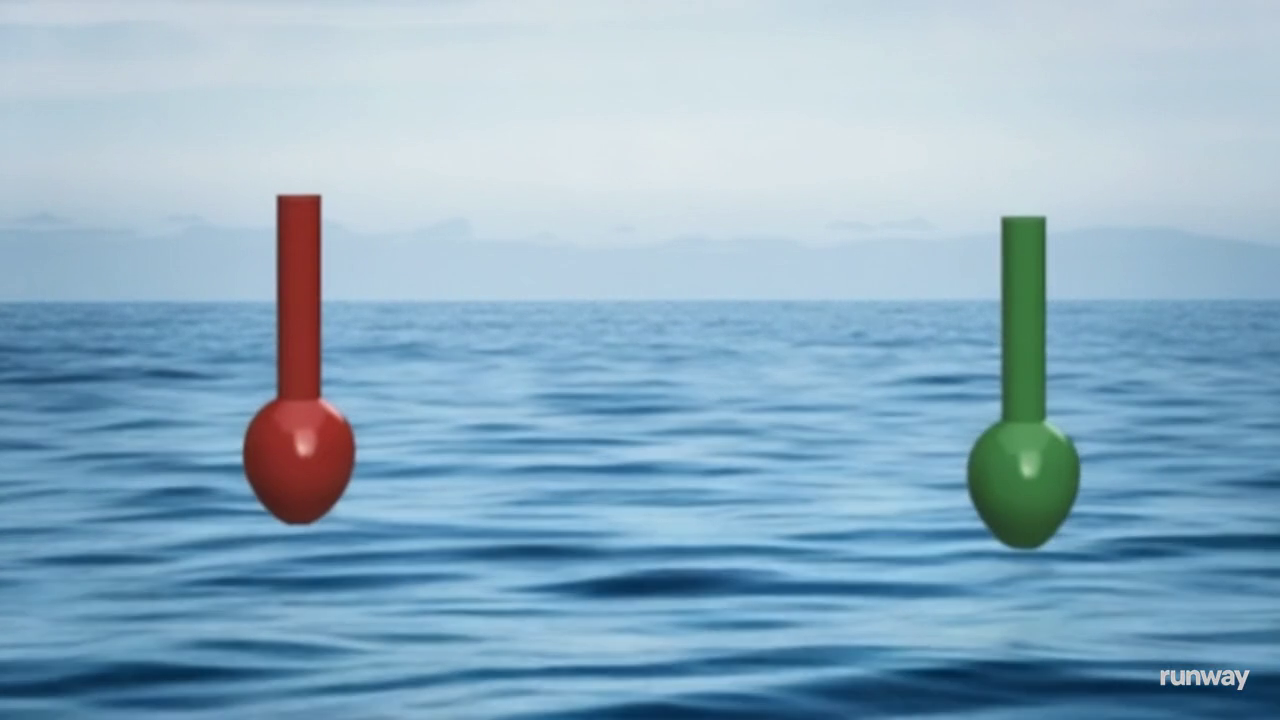
#> input picture frame 12 of src/Videos/Bouygs in the sea.mp4, 1280 x 720 px, given in place of path 2.mp4, which was not available
$ python main.py
#> lines starting #> are read from the running program, lines starting #| are printed output that depends on the picture; after the words box and inside, x2 and y2 are one past the last pixel; in counts of white or black regions, pixels touching at a corner belong together; pictures that were not available may be replaced by others from this repository, and a replacement may not be noted
### src/vision.py
import cv2 as cv
import numpy as np

class visionNav:
    def __init__(self, video=None):

        #inputs
        self.video = video
        self.image = None

        self.hsv_color = None
        self.mask_r = None
        self.mask_g = None

        self.middle_x = None
        self.height = None
        self.width = None
        self.distance = None

    def text_size(self, width ,direction):
        font = cv.FONT_HERSHEY_SIMPLEX
        scale = 1.8
        thickness = 4
        text_size = cv.getTextSize(direction, font, scale, thickness)[0]
        cv.putText(self.image, direction, ((width - text_size[0])//2, 50), font, scale, (0, 0, 0), thickness, cv.LINE_AA)

    def generate_masks(self):
        if self.image is not None:

            image_bilateral = cv.bilateralFilter(self.image, 25, 400, 400)
            self.hsv_color = cv.cvtColor(image_bilateral, cv.COLOR_BGR2HSV)

            red = {
                "lower1": np.array([0, 40, 40]),
                "upper1": np.array([10, 255, 255]),
                "lower2": np.array([170, 0, 20]),
                "upper2": np.array([180, 255, 255])
            }
            green = {
                "lower": np.array([30, 40, 0]),
                "upper": np.array([90, 255, 255])
            }

            # green mask
            self.mask_g = cv.inRange(self.hsv_color, green["lower"], green["upper"])

            # red mask
            mask_r1 = cv.inRange(self.hsv_color, red["lower1"], red["upper1"])
            mask_r2 = cv.inRange(self.hsv_color, red["lower2"], red["upper2"])
            self.mask_r = mask_r1 | mask_r2

            # Morphological operations
            self.mask_g = self.morphops(self.mask_g)
            self.mask_r = self.morphops(self.mask_r)
        else:
            print("No image loaded.")

    def morphops(self, mask):
        kernel = np.ones((5,5), np.uint8)
        mask = cv.morphologyEx(mask, cv.MORPH_OPEN,kernel)
        mask = cv.erode(mask, kernel, iterations=4)
        return mask

    def detect(self, mask, min_area, color, description):
        contours, _ = cv.findContours(mask, cv.RETR_EXTERNAL, cv.CHAIN_APPROX_SIMPLE)
        biggest_contour = max(contours, key=cv.contourArea) if contours else None
        x,y,w,h= cv.boundingRect(biggest_contour)
        position = x + w // 2
        box = cv.rectangle(self.image, (x,y), (x+w, y+h), color, 5)
        cv.putText(self.image, f"{description} BUOY", (x, y - 10), cv.FONT_HERSHEY_SIMPLEX, 0.5, color, 2)
        return (True, position, x, y, w, h)

    def line_style(self, centerp, p1, p2, color, thickness, description):
        cv.line(self.image, p1, p2, color, thickness)
        cv.circle(self.image, centerp, 5, color, thickness)
        self.text_size(self.width,description)

    def distance_between(self, x_green, x_red, y_green, y_red, green_w, green_h, red_w, red_h):
        green_point = ((x_green + (green_w // 2)), (y_green + (green_h // 2)))
        green_missing = (0,(y_red + (red_h // 2)))
        red_point = ((x_red + (red_w // 2)), (y_red + (red_h // 2)))
        red_missing = (self.width, (y_green + (green_h // 2)))
        distance = x_green - x_red
        self.middle_x = abs((x_green - x_red) // 2)
        center_line = (((x_green + (green_w // 2)) + (x_red + (red_w // 2))) // 2, ((y_green + (green_h // 2)) + (y_red + (red_h // 2))) // 2)

        if distance < 0:

            if x_green == 0 and y_green == 0:
                self.line_style(green_missing,green_missing,red_point,(0, 255, 0),3,"Turn Starboard!")

            else:
                # Create points correctly with brackets
                point1 = np.array([((x_green + (green_w // 2)) + (x_red + (red_w // 2))) // 2, self.height // 2])
                point2 = np.array([self.width // 2, self.height // 2])
                self.distance = cv.norm(point1, point2)
                if (((x_green + (green_w // 2)) + (x_red + (red_w // 2))) // 2) > self.width // 2:
                    self.line_style(center_line,green_point, red_point, (0, 255, 255), 3, f"Keep Route! Move right: {int(self.distance)}")
                elif (((x_green + (green_w // 2)) + (x_red + (red_w // 2))) // 2) < self.width // 2:
                    self.line_style(center_line,green_point, red_point, (0, 255, 255), 3, f"Keep Route! Move left: {int(self.distance)}")
                #line between buoys and center of the frame
                cv.line(self.image, center_line,(((x_green + (green_w // 2)) + (x_red + (red_w // 2))) // 2, self.height // 2), (0, 255, 255),2)
                cv.line(self.image,(((x_green + (green_w // 2)) + (x_red + (red_w // 2))) // 2, self.height // 2),(self.width // 2, self.height // 2), (0, 255, 255),2)
        else:
            if x_red == 0 and y_red == 0:
                self.line_style(red_missing,green_point,red_missing,(0, 0, 255),3,"Turn Port!")
            else:
                self.line_style(center_line,green_point, red_point, (0, 0, 255), 3, f"Turn Around!")

    def detect_buoys(self, min_area = 1000):

        green_detected, green_position, green_x, green_y, green_w, green_h = self.detect(self.mask_g, min_area, (0, 255, 0),"GREEN") if self.detect(self.mask_g, min_area, (0, 255, 0), "GREEN") else (False, None)
        red_detected, red_position, red_x, red_y, red_w, red_h = self.detect(self.mask_r, min_area, (0, 0, 255),"RED") if self.detect(self.mask_r, min_area, (0, 0, 255), "RED") else (False, None)

        height, width, _ = self.image.shape
        self.height = height
        self.width = width

        self.distance_between(green_x, red_x, green_y, red_y,green_w, green_h, red_w, red_h)

        middle_frame = width // 2
        distance = middle_frame - self.middle_x

    def run_on_video(self, output_path):
        width = int(self.video.get(cv.CAP_PROP_FRAME_WIDTH))
        height = int(self.video.get(cv.CAP_PROP_FRAME_HEIGHT))
        fps = self.video.get(cv.CAP_PROP_FPS)

        fourcc = cv.VideoWriter_fourcc(*'mp4v')
        out = cv.VideoWriter(output_path, fourcc, fps, (width, height))

        try:
            while self.video.isOpened():
                ret, frame = self.video.read()
#> frame is the input picture: shape (720, 1280, 3); mean B, G, R 195.4, 174.1, 140.5
                if not ret:
                    break
                self.image = frame
                self.generate_masks()
#> in generate_masks, `self.mask_g = cv.inRange(self.hsv_color, green["lower"], green["upper"])`:
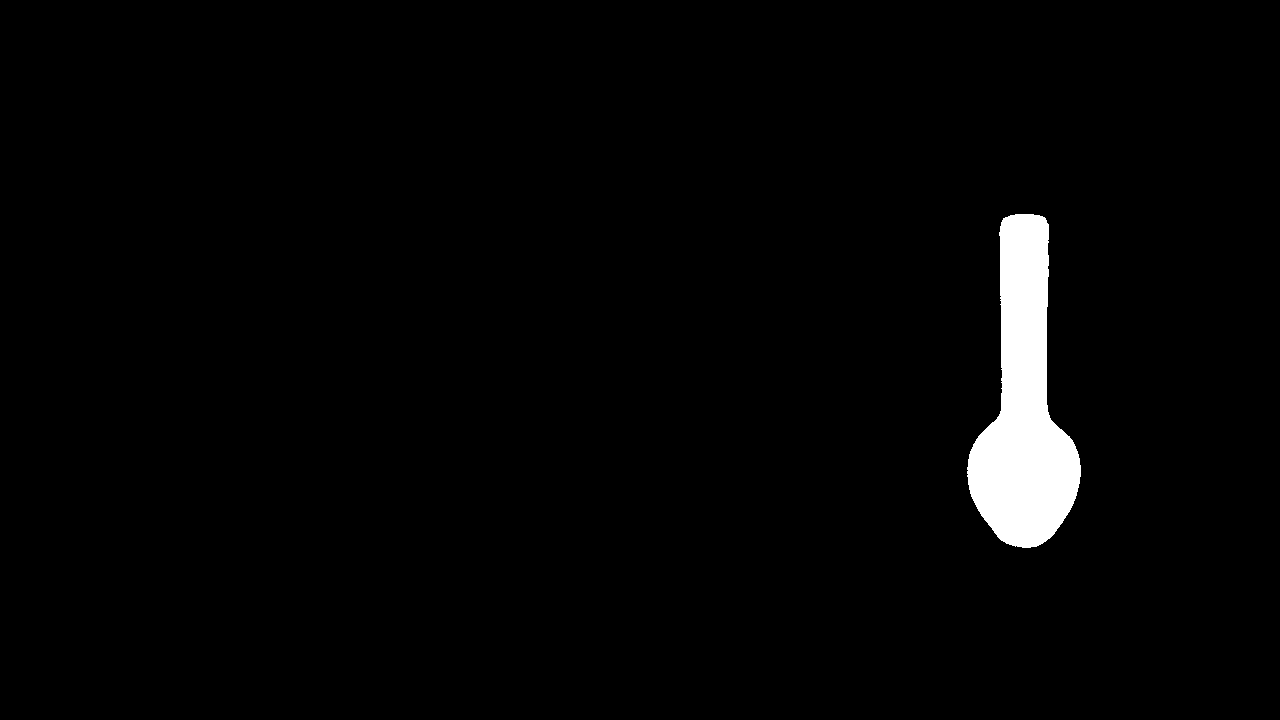
#> self.mask_g: shape (720, 1280); 2.3% white; 1 white region, box (x1, y1, x2, y2) and area: (967, 214, 1081, 548) 21096
                self.detect_buoys()
#> in detect, `contours, _ = cv.findContours(mask, cv.RETR_EXTERNAL, cv.CHAIN_APPROX_..`: contours = 1 contour; box (x1, y1, x2, y2) and area: (976, 222, 1072, 539) 13766
#> in detect, `biggest_contour = max(contours, key=cv.contourArea) if contours else N..`: biggest_contour = contour of 182 points, box (x1, y1, x2, y2) (976, 222, 1072, 539), area 13766
#> in detect, `x,y,w,h= cv.boundingRect(biggest_contour)`: x = 976; y = 222; w = 96; h = 317
#> in detect, `position = x + w // 2`: position = 1024
#> in detect, `cv.putText(self.image, f"{description} BUOY", (x, y - 10), cv.FONT_HER..`:
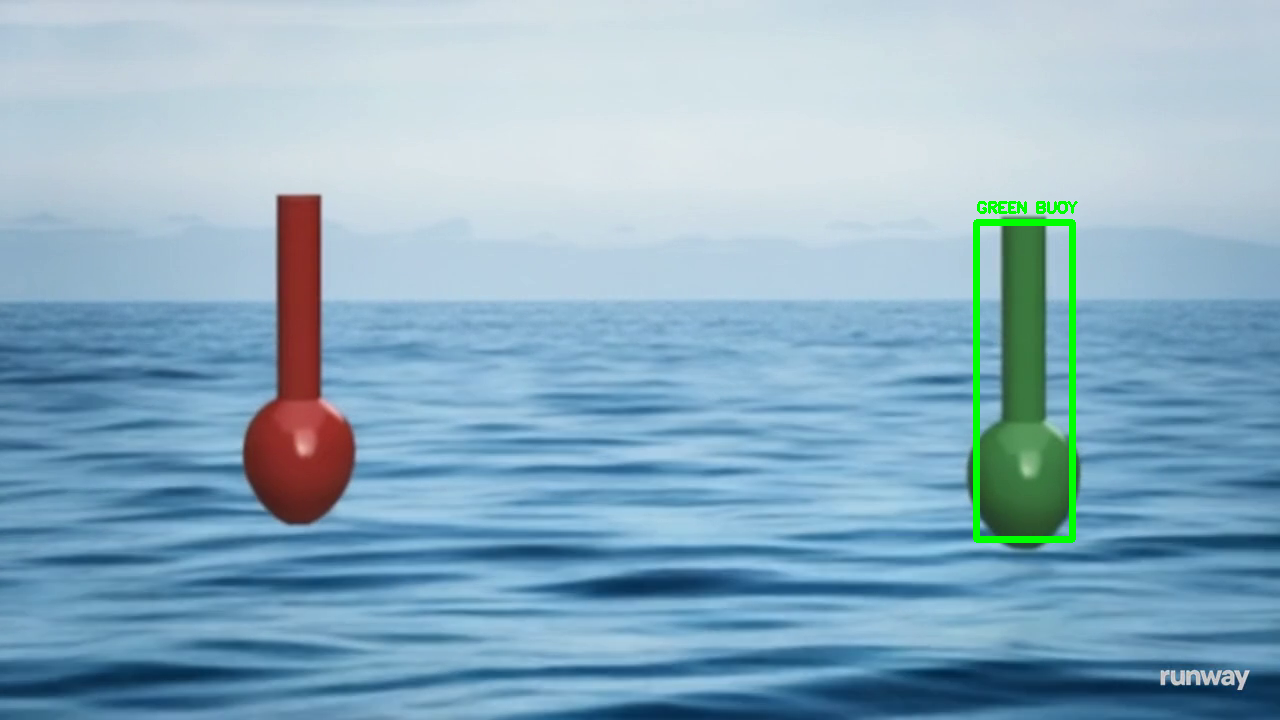
#> self.image: shape (720, 1280, 3); mean B, G, R 194.2, 174.7, 139.7
#> in detect_buoys, `green_detected, green_position, green_x, green_y, green_w, green_h = s..`: green_detected = True; green_position = 1024; green_x = 976; green_y = 222; green_w = 96; green_h = 317
#> call 3 of detect, with min_area = 1000, color = (0, 0, 255), description = 'RED'
#> in detect (call 3), `contours, _ = cv.findContours(mask, cv.RETR_EXTERNAL, cv.CHAIN_APPROX_..`: contours = 1 contour; box (x1, y1, x2, y2) and area: (253, 200, 345, 512) 12086
#> in detect (call 3), `biggest_contour = max(contours, key=cv.contourArea) if contours else N..`: biggest_contour = contour of 176 points, box (x1, y1, x2, y2) (253, 200, 345, 512), area 12086
#> in detect (call 3), `x,y,w,h= cv.boundingRect(biggest_contour)`: x = 253; y = 200; w = 92; h = 312
#> in detect (call 3), `position = x + w // 2`: position = 299
#> in detect (call 3), `box = cv.rectangle(self.image, (x,y), (x+w, y+h), color, 5)`:
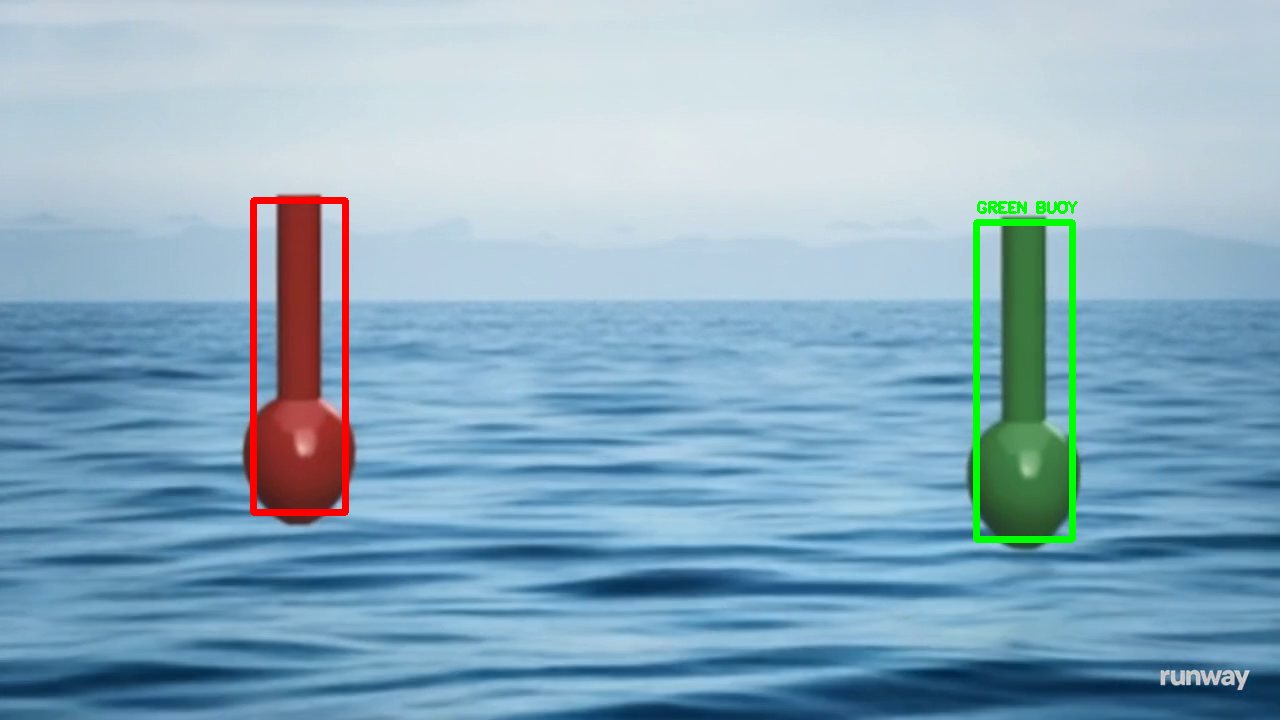
#> box: shape (720, 1280, 3); 0.61% of pixels changed, all inside (x1, y1, x2, y2) = (250, 197, 349, 516)
#> in detect_buoys, `red_detected, red_position, red_x, red_y, red_w, red_h = self.detect(s..`: red_detected = True; red_position = 299; red_x = 253; red_y = 200; red_w = 92; red_h = 312
#> in distance_between, `green_point = ((x_green + (green_w // 2)), (y_green + (green_h // 2)))`: green_point = (1024, 380)
#> in distance_between, `green_missing = (0,(y_red + (red_h // 2)))`: green_missing = (0, 356)
#> in distance_between, `red_point = ((x_red + (red_w // 2)), (y_red + (red_h // 2)))`: red_point = (299, 356)
#> in distance_between, `red_missing = (self.width, (y_green + (green_h // 2)))`: red_missing = (1280, 380)
#> in distance_between, `distance = x_green - x_red`: distance = 723
#> in distance_between, `self.middle_x = abs((x_green - x_red) // 2)`: self.middle_x = 361
#> in distance_between, `center_line = (((x_green + (green_w // 2)) + (x_red + (red_w // 2))) /..`: center_line = (661, 368)
#> in text_size, `cv.putText(self.image, direction, ((width - text_size[0])//2, 50), fon..`:
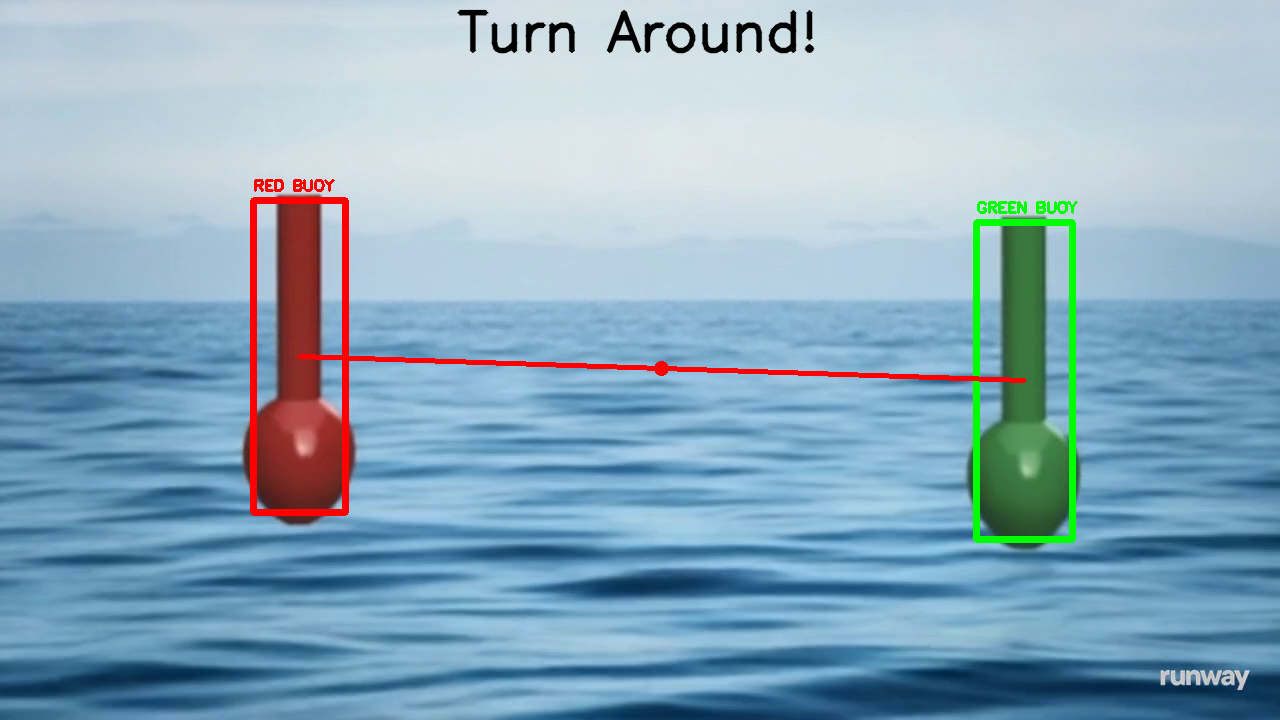
#> self.image: shape (720, 1280, 3); mean B, G, R 191.3, 172.1, 140
#> in detect_buoys, `distance = middle_frame - self.middle_x`: distance = 279
                out.write(self.image)
                cv.imshow("Processed Frame", self.image)
                if cv.waitKey(1) & 0xFF == ord('q'):
#> (key q is pressed here)
                    break

        finally:
            self.video.release()
            out.release()
            cv.destroyAllWindows()

        return output_path

### src/main.py
from vision import visionNav as vn
import cv2 as cv

# files

red_green = cv.VideoCapture('/home/salvador_cb/3_term/engineering_club/data/Videos/Bouygs in the sea.mp4')
green = cv.VideoCapture('/home/salvador_cb/3_term/engineering_club/data/Videos/video with only green bouyg.mp4')
red = cv.VideoCapture('/home/salvador_cb/3_term/engineering_club/data/Videos/video with only red bouyg.mp4')
empty = cv.VideoCapture('/home/salvador_cb/3_term/engineering_club/data/Videos/empty sea.mp4')

simulation = cv.VideoCapture('/home/salvador_cb/3_term/engineering_club/data/Videos/path 2.mp4')

output = "/home/salvador_cb/3_term/engineering_club/data/output/output2.mp4"

#MAIN

if __name__ == "__main__":

    nav = vn(video=simulation)
    nav.run_on_video(output_path=output)
